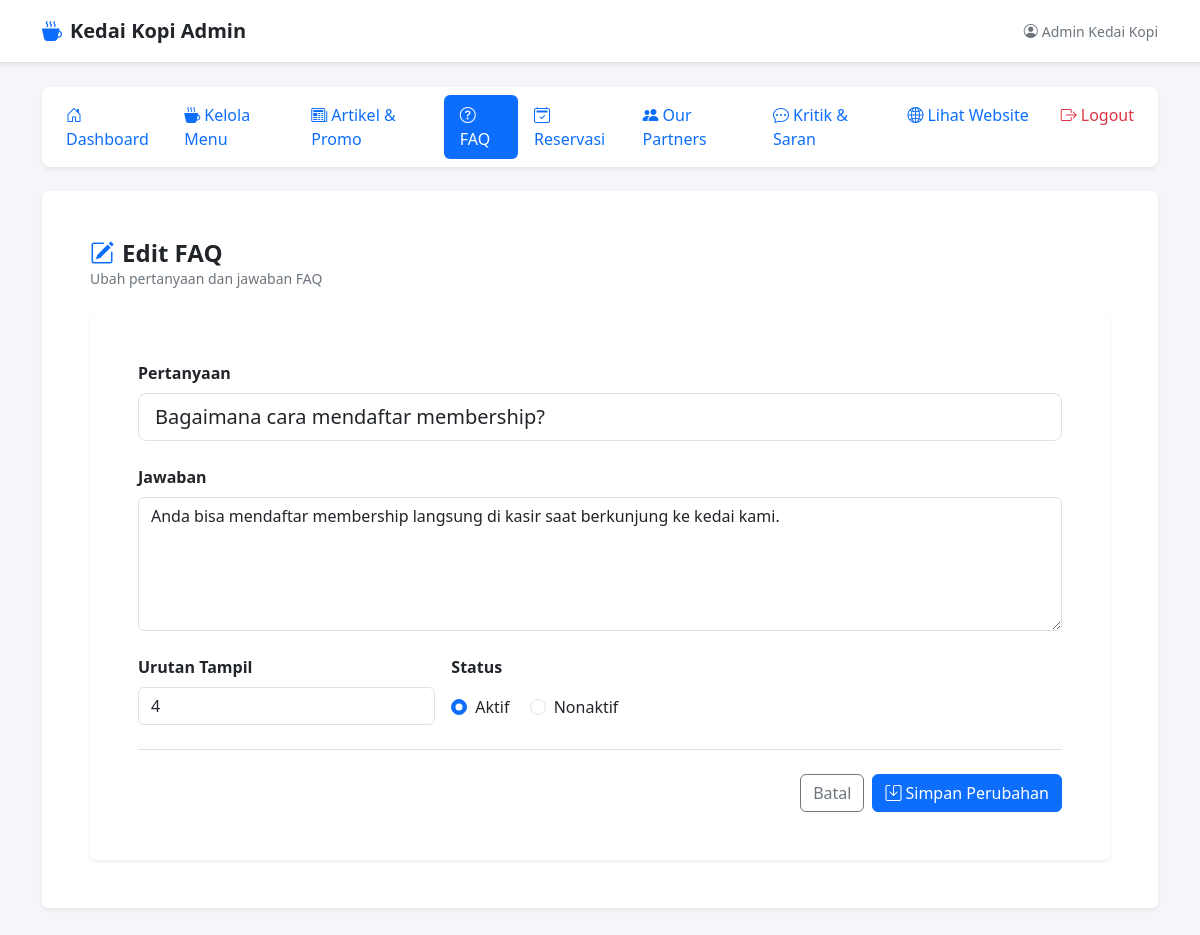
/dist/login/dashboard.php?page=faq_edit&id=4 (signed in), run on an earlier commit of the app's database.
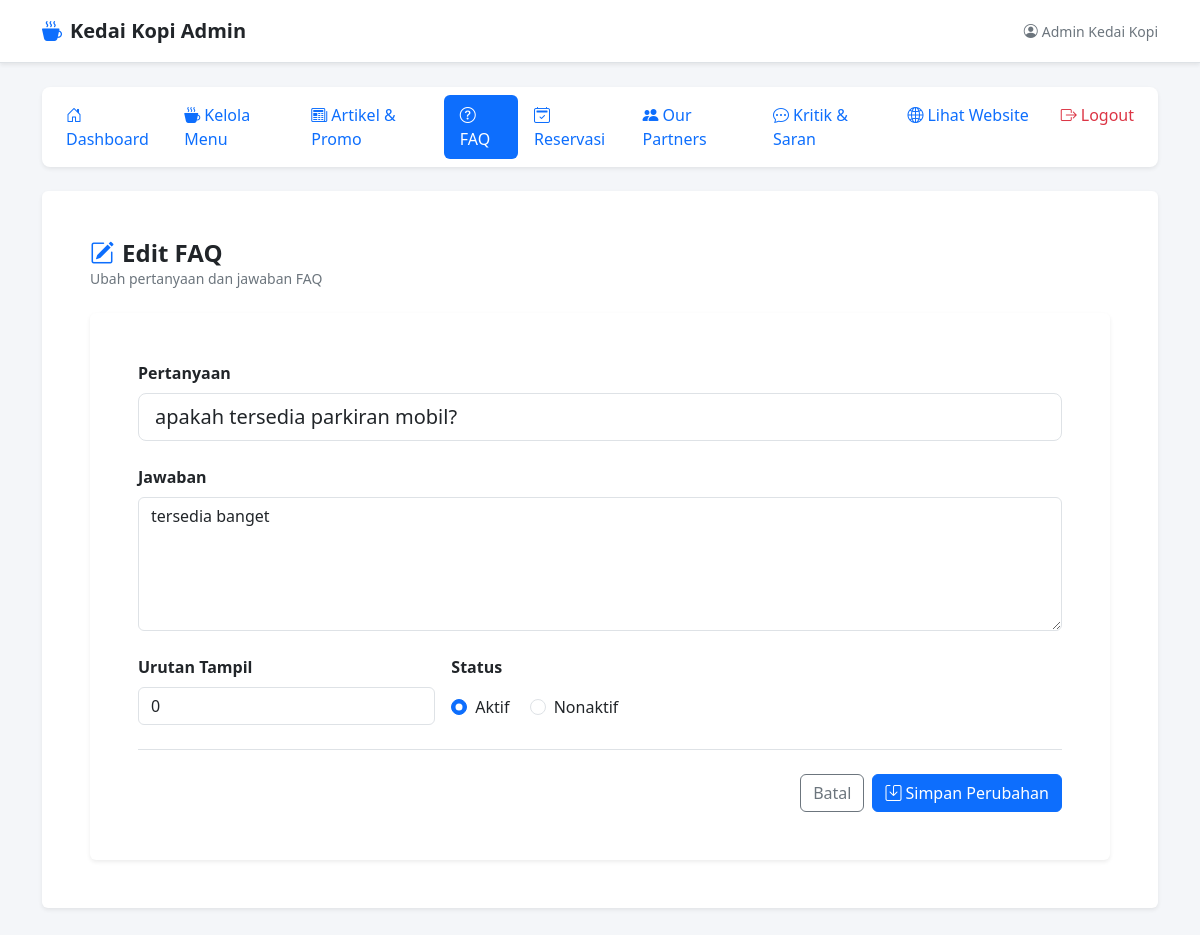
And on a later commit of the database.
### tables this page shows
CREATE TABLE IF NOT EXISTS `faq` (
  `id` INT NOT NULL AUTO_INCREMENT,
  `pertanyaan` VARCHAR(255) NOT NULL,
  `jawaban` TEXT NOT NULL,
  `urutan` INT NOT NULL DEFAULT 0,
  `status` ENUM('aktif','nonaktif') NOT NULL DEFAULT 'aktif',
  `created_at` DATETIME DEFAULT CURRENT_TIMESTAMP,
  `updated_at` DATETIME DEFAULT CURRENT_TIMESTAMP ON UPDATE CURRENT_TIMESTAMP,
  PRIMARY KEY (`id`)
);

### dist/login/faq/edit.php (the view, shortened to what this page needs)
<?php
$id = isset($_GET['id']) ? (int) $_GET['id'] : 0;
$faq = null;
$stmt = $conn->prepare("SELECT * FROM `faq` WHERE `id` = ? LIMIT 1");
if ($stmt) {
    $stmt->bind_param('i', $id);
    $stmt->execute();
    $result = $stmt->get_result();
    $faq = $result ? $result->fetch_assoc() : null;
} else {
    $errorMessage = 'Gagal memproses data: ' . $conn->error;
}
?>
<div class="mb-4">
    <h2 class="h4 mb-0 fw-bold text-dark"><i class="bi bi-pencil-square me-2 text-primary"></i>Edit FAQ</h2>
    <p class="text-secondary small mb-0">Ubah pertanyaan dan jawaban FAQ</p>
</div>
<?php if ($faq): ?>
    <div class="card border-0 shadow-sm bg-white">
        <div class="card-body p-4 p-md-5">
            <form action="dashboard.php?page=faq_edit&id=<?= $id ?>" method="post">
                <div class="mb-4">
                    <label for="pertanyaan" class="form-label fw-bold">Pertanyaan</label>
                    <input
                        type="text"
                        class="form-control form-control-lg"
                        id="pertanyaan"
                        name="pertanyaan"
                        value="<?= isset($_POST['pertanyaan']) ? htmlspecialchars((string)$_POST['pertanyaan']) : htmlspecialchars($faq['pertanyaan']) ?>"
                        required
                    />
                </div>
                <div class="mb-4">
                    <label for="jawaban" class="form-label fw-bold">Jawaban</label>
                    <textarea
                        class="form-control"
                        id="jawaban"
                        name="jawaban"
                        rows="5"
                        required
                    ><?= isset($_POST['jawaban']) ? htmlspecialchars((string)$_POST['jawaban']) : htmlspecialchars($faq['jawaban']) ?></textarea>
                </div>
                <div class="row g-3">
                    <div class="col-md-4">
                        <label for="urutan" class="form-label fw-bold">Urutan Tampil</label>
                        <input
                            type="number"
                            min="0"
                            class="form-control"
                            id="urutan"
                            name="urutan"
                            value="<?= isset($_POST['urutan']) ? htmlspecialchars((string)$_POST['urutan']) : htmlspecialchars((string)$faq['urutan']) ?>"
                        />
                    </div>
                    <div class="col-md-8">
                        <label class="form-label fw-bold d-block">Status</label>
                        <?php $currentStatus = $_POST['status'] ?? $faq['status']; ?>
                        <div class="form-check form-check-inline mt-2">
                            <input class="form-check-input" type="radio" name="status" id="statusAktif" value="aktif" <?= $currentStatus === 'aktif' ? 'checked' : '' ?>>
                            <label class="form-check-label" for="statusAktif">Aktif</label>
                        </div>
                        <div class="form-check form-check-inline">
                            <input class="form-check-input" type="radio" name="status" id="statusNonaktif" value="nonaktif" <?= $currentStatus === 'nonaktif' ? 'checked' : '' ?>>
                            <label class="form-check-label" for="statusNonaktif">Nonaktif</label>
                        </div>
                    </div>
                </div>
                <div class="d-flex gap-2 justify-content-end pt-4 border-top mt-4">
                    <a href="dashboard.php?page=faq" class="btn btn-outline-secondary">Batal</a>
                    <button type="submit" class="btn btn-primary">
                        <i class="bi bi-save me-1"></i>Simpan Perubahan
                    </button>
                </div>
            </form>
        </div>
    </div>
<?php endif; ?>

### dist/login/dashboard.php (shortened to what this page needs)
<?php
require_once __DIR__ . '/../../koneksi/db_connection.php';
$userName = (string) ($_SESSION['user_nama'] ?? 'User');
$userEmail = (string) ($_SESSION['user_email'] ?? '-');
$page = (string) ($_GET['page'] ?? $_POST['page'] ?? 'home');
?>
<!doctype html>
<html lang="id">
    <head>
        <link
            rel="stylesheet"
            href="https://cdn.jsdelivr.net/npm/bootstrap@5.3.7/dist/css/bootstrap.min.css"
        />
        <link
            rel="stylesheet"
            href="https://cdn.jsdelivr.net/npm/bootstrap-icons@1.13.1/font/bootstrap-icons.min.css"
        />
    </head>
    <body>
        <header class="bg-white border-bottom py-3 mb-4 shadow-sm">
            <div class="container d-flex justify-content-between align-items-center flex-wrap gap-2">
                <a href="dashboard.php" class="navbar-brand-custom">
                    <i class="bi bi-cup-hot-fill me-2 text-primary"></i>Kedai Kopi Admin
                </a>
                <div class="d-flex align-items-center gap-3">
                    <span class="text-secondary small">
                        <i class="bi bi-person-circle me-1"></i><?= htmlspecialchars($userName); ?>
                    </span>
                </div>
            </div>
        </header>
        <main class="container mb-5">
            <nav class="nav nav-pills p-2 bg-white shadow-sm rounded-3 mb-4 flex-nowrap overflow-x-auto" aria-label="Menu dashboard utama">
                <a class="nav-link <?= $page === 'home' ? 'active' : '' ?>" href="dashboard.php">
                    <i class="bi bi-house-door me-1"></i>Dashboard
                </a>
                <a class="nav-link <?= strpos($page, 'menu') === 0 ? 'active' : '' ?>" href="dashboard.php?page=menu">
                    <i class="bi bi-cup-hot-fill me-1"></i>Kelola Menu
                </a>
                <a class="nav-link <?= strpos($page, 'berita') === 0 ? 'active' : '' ?>" href="dashboard.php?page=berita">
                    <i class="bi bi-newspaper me-1"></i>Artikel &amp; Promo
                </a>
                <a class="nav-link <?= strpos($page, 'faq') === 0 ? 'active' : '' ?>" href="dashboard.php?page=faq">
                    <i class="bi bi-question-circle me-1"></i>FAQ
                </a>
                <a class="nav-link <?= strpos($page, 'reservasi') === 0 ? 'active' : '' ?>" href="dashboard.php?page=reservasi">
                    <i class="bi bi-calendar2-check me-1"></i>Reservasi
                </a>
                <a class="nav-link <?= strpos($page, 'partners') === 0 ? 'active' : '' ?>" href="dashboard.php?page=partners">
                    <i class="bi bi-people-fill me-1"></i>Our Partners
                </a>
                <a class="nav-link <?= strpos($page, 'feedback') === 0 ? 'active' : '' ?>" href="dashboard.php?page=feedback">
                    <i class="bi bi-chat-dots me-1"></i>Kritik &amp; Saran
                </a>
                <a class="nav-link text-nowrap" href="../../index.php" target="_blank">
                    <i class="bi bi-globe2 me-1"></i>Lihat Website
                </a>
                <a class="nav-link text-danger ms-md-auto text-nowrap" href="logout.php">
                    <i class="bi bi-box-arrow-right me-1"></i>Logout
                </a>
            </nav>
            <section class="card border-0 shadow-sm">
                <div class="card-body p-4 p-md-5">
                    <?php
                    if ($page === 'home') {
                        ?>
                        <div class="py-2">
                            <h1 class="h3 mb-1 fw-bold">Selamat datang, <?= htmlspecialchars($userName, ENT_QUOTES, 'UTF-8'); ?>!</h1>
                            <p class="text-secondary mb-4">Login sebagai: <?= htmlspecialchars($userEmail, ENT_QUOTES, 'UTF-8'); ?></p>
                            <div class="row g-4 mt-2">
                                <div class="col-md-6">
                                    <div class="card border-0 bg-primary-subtle p-4 h-100">
                                        <h3 class="h5 text-primary-emphasis fw-bold mb-2"><i class="bi bi-cup-hot-fill me-1"></i>Kelola Menu</h3>
                                        <p class="text-secondary mb-4">Tambah, ubah, dan hapus menu kopi, non-kopi, dan makanan yang tampil di website kedai.</p>
                                        <a href="dashboard.php?page=menu" class="btn btn-primary align-self-start">Mulai Kelola</a>
                                    </div>
                                </div>
                                <div class="col-md-6">
                                    <div class="card border-0 bg-light p-4 h-100">
                                        <h3 class="h5 fw-bold mb-2"><i class="bi bi-newspaper me-1"></i>Artikel &amp; Promo</h3>
                                        <p class="text-secondary">Tulis dan kelola informasi promo, event, atau berita seputar kedai kopi Anda.</p>
                                        <div class="d-flex gap-2 mt-2">
                                            <a class="btn btn-sm btn-outline-secondary" href="dashboard.php?page=berita">Kelola Artikel</a>
                                            <a class="btn btn-sm btn-outline-secondary" href="../../index.php" target="_blank">Lihat Website</a>
                                        </div>
                                    </div>
                                </div>
                            </div>
                        </div>
                        <?php
                    } elseif ($page === 'berita') {
                        include __DIR__ . '/berita/list.php';
                    } elseif ($page === 'berita_create') {
                        include __DIR__ . '/berita/create.php';
                    } elseif ($page === 'berita_edit') {
                        include __DIR__ . '/berita/edit.php';
                    } elseif ($page === 'berita_delete') {
                        include __DIR__ . '/berita/delete.php';
                    } elseif ($page === 'setup_db') {
                        include __DIR__ . '/berita/setup.php';
                    } elseif ($page === 'menu') {
                        include __DIR__ . '/menu/list.php';
                    } elseif ($page === 'menu_create') {
                        include __DIR__ . '/menu/create.php';
                    } elseif ($page === 'menu_edit') {
                        include __DIR__ . '/menu/edit.php';
                    } elseif ($page === 'menu_delete') {
                        include __DIR__ . '/menu/delete.php';
                    } elseif ($page === 'menu_setup') {
                        include __DIR__ . '/menu/setup.php';
                    } elseif ($page === 'faq') {
                        include __DIR__ . '/faq/list.php';
                    } elseif ($page === 'faq_create') {
                        include __DIR__ . '/faq/create.php';
                    } elseif ($page === 'faq_edit') {
                        include __DIR__ . '/faq/edit.php';
                    } elseif ($page === 'faq_delete') {
                        include __DIR__ . '/faq/delete.php';
                    } elseif ($page === 'faq_setup') {
                        include __DIR__ . '/faq/setup.php';
                    } elseif ($page === 'partners') {
                        include __DIR__ . '/partners/list.php';
                    } elseif ($page === 'partners_create') {
                        include __DIR__ . '/partners/create.php';
                    } elseif ($page === 'partners_edit') {
                        include __DIR__ . '/partners/edit.php';
                    } elseif ($page === 'partners_delete') {
                        include __DIR__ . '/partners/delete.php';
                    } elseif ($page === 'feedback') {
                        include __DIR__ . '/feedback/list.php';
                    } elseif ($page === 'feedback_update') {
                        include __DIR__ . '/feedback/update.php';
                    } elseif ($page === 'reservasi') {
                        include __DIR__ . '/reservasi/list.php';
                    } elseif ($page === 'reservasi_update') {
                        include __DIR__ . '/reservasi/update.php';
                    } else {
                        echo '<div class="alert alert-danger">Halaman tidak ditemukan.</div>';
                    }
                    ?>
                </div>
            </section>
        </main>
    </body>
</html>

### dist/login/dashboard.php (style rules this page uses)
body { background-color: #f4f6f9; }
.nav-pills .nav-link.active { background-color: #0d6efd; }
.navbar-brand-custom { font-weight: 700; font-size: 1.25rem; color: #212529; text-decoration: none; }

What changed in the data, as far as the page shows it:
changed faq "☑ Aktif": pertanyaan "Bagaimana cara mendaftar membership?" → "apakah tersedia parkiran mobil?"; jawaban "Anda bisa mendaftar membership langsung di kasir saat berkunjung ke kedai kami." → "tersedia banget"; urutan "4" → "0"
